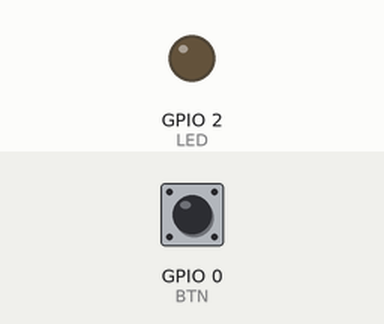
This sketch was run on a simulated ESP32. Parts: output pins drawn as LEDs (lit = HIGH). The inputs (shaded band) are chosen by the test bench; at power-on: GPIO 0 (BTN) HIGH. WiFi joins after 1.5 s; servers stay silent unless stated; I2S audio is not simulated (input reads silence); random numbers use the default seed unless the sketch sets one; no MQTT or app messages arrive unless stated; what the sketch prints to the serial monitor is not drawn.

Above: at 2.7 s.
2.8 s: GPIO 0 (BTN) pulled LOW for 0.15 s
At 2.89 s:
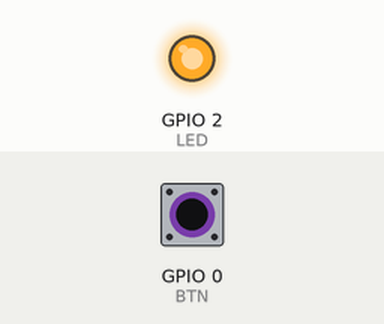
4.4 s: GPIO 0 (BTN) pulled LOW for 3.2 s
At 8.7 s:
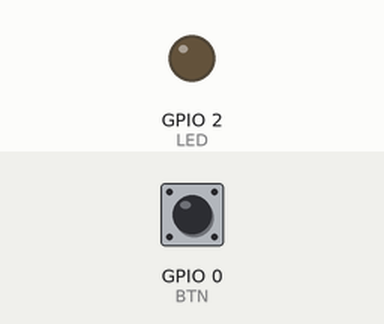
Timing chart, 0 to 10.2 s (numbered marks = the images above; inputs shaded):
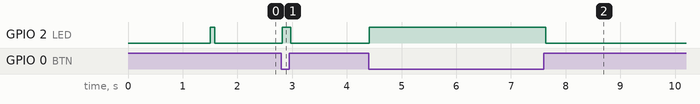

The sketch:

esp32AudioMqtt.ino
```cpp
#include <WiFi.h>
#include <PubSubClient.h>
#include "AudioMqtt.h"
#include "IISAudio.h"
const char* ssid     = "BeeBest";//修改为你的WIFI账号与密码
const char* password = "fengyu0715";
const char* mqtt_server = "124.223.103.23";//这是树莓的MQTT服务器地址

void wifiInit(void)//连接WIFI
{
    WiFi.mode(WIFI_STA);
    WiFi.begin(ssid, password);
    while (WiFi.status() != WL_CONNECTED) {
      delay(500);
      Serial.print(".");
    }
    Serial.println(WiFi.localIP());
}
bool  BtnisPressed(void)//按键是否按下
{
  bool key=digitalRead(BTN);
  if(1==key)
  {
    return 0;
  }
  else
  {
    return 1 ;
  }
}
void setup(void)
{
  Serial.begin(115200);
  wifiInit();

  I2SInit();//I2S初始化
  Serial.println("I2SInit over!");

  pinMode(BTN, INPUT_PULLUP);//按键
  pinMode(LED, OUTPUT);//指示灯
  digitalWrite(LED,HIGH);

  client.setServer(mqtt_server, 1883);//mqtt配置
  client.setCallback(callback);//绑定回调函数
}


bool sendOver=1;//发送完成标志位
bool recOver=0;//接受完成标志位
bool speakOut;//0代表对外讲话，1代表收听

void loop(void)
{
  if (!client.connected()) {//判断是否连接
    reconnect();
  }
  client.loop();
  if(BtnisPressed())//按下按键发射数据
  {
    speakOut=0;
    digitalWrite(LED,HIGH);//发射时开灯
    int samples_read = I2Sread(samples_16bit,128);//读取数据
    covert_bit(samples_16bit,samples_8bit,samples_read);//发送时转换为8位
    sendData(samples_8bit,samples_read);//发射数据
  }
  else
  {
    delay(28);//经过一段延时再判断，接收数据并且播放也需要时间
    speakOut=1;
    if(recOver)
    {
      recOver=0;
      if(digitalRead(LED))//接受数据时闪烁LED
      {
          digitalWrite(LED,LOW);
      }
      else
      {
          digitalWrite(LED,HIGH);
      }
    }
    else
    {
      digitalWrite(LED,LOW);//没有接收到消息，也没有发射，关灯
      i2s_zero_dma_buffer(SPK_I2S_PORT);//清空DMA中缓存的数据，你可以尝试一下不清空（注释这行）是什么效果
    }
  }
}
```

AudioMqtt.cpp
```cpp
#include "AudioMqtt.h"

WiFiClient espClient;
PubSubClient client(espClient);

void callback(char* topic, byte* payload, unsigned int length) {
//  Serial.print("Message arrived [");
//  Serial.print(topic);
//  Serial.print("] ");
//  for (int i = 0; i < length; i++) {
//    Serial.print((char)payload[i]);
//  }

  for (int i = 0; i < length; i++)//接收到信息后转换为16bit，补充左右声道，写入到I2S
  {
    recive_16bit[i] = (payload[i] - 128) << 5;
    output_16bit[i * 2 ] = recive_16bit[i];
    output_16bit[i * 2 + 1] = recive_16bit[i];
  }

  I2Swrite(output_16bit,length);
}
void reconnect() {
  // Loop until we're reconnected
  while (!client.connected()) {
    Serial.print("Attempting MQTT connection...");
    // Create a random client ID
    String clientId = "ESP32Client-";
    clientId += String(random(0xffff), HEX);
    if (client.connect(clientId.c_str())) {
      Serial.println("connected");
      // Once connected, publish an announcement...
      // ... and resubscribe
      client.subscribe(LOCALTOPIC,0);
    } else {
      Serial.print("failed, rc=");
      Serial.print(client.state());
      Serial.println(" try again in 5 seconds");
      // Wait 5 seconds before retrying
      delay(5000);
    }
  }
}
void sendData(const uint8_t  *data, uint16_t len)
{
  if(MQTT_CONNECTED==client.state())
  {
    if(false  == client.publish(PUBTOPIC, data,len,0))
    {
      Serial.println("sendfailed");
    }

  }
  else
  {
    Serial.println("not connect");
  }

}
```

AudioMqtt.h
```cpp
#ifndef _AUDIOMQTT_
#define _AUDIOMQTT_

#include <PubSubClient.h>
#include <WiFi.h>
#include "IISAudio.h"
extern PubSubClient client;

#if 0

#define LOCALTOPIC "ESP32_SENDER"
#define PUBTOPIC   "ESP32_RECVER"

#else

#define LOCALTOPIC "ESP32_RECVER"
#define PUBTOPIC   "ESP32_SENDER"

#endif

void callback(char* topic, byte* payload, unsigned int length);
void reconnect() ;
void sendData(const uint8_t  *data, uint16_t len);

#endif
```

IISAudio.cpp
```cpp
#include "IISAudio.h"

int32_t *samples_32bit;//读出来的原始32位数据，长度128
int16_t *samples_16bit;//转换后的16位数据，长度128
uint8_t *samples_8bit ;//转换后的8位数据，长度128
int16_t *recive_16bit;//接收后转换的16位数据，长度128
int16_t *output_16bit;//发送给扬声器的16位数据，长度256，因为传入数据是双声道所以*2

//mic读取音频配置
const i2s_config_t rec_i2s_config = {
      .mode = i2s_mode_t(I2S_MODE_MASTER | I2S_MODE_RX),
      .sample_rate = SAMPLE_RATE,
      .bits_per_sample = I2S_BITS_PER_SAMPLE_32BIT,
      .channel_format = I2S_CHANNEL_FMT_ONLY_RIGHT,
      .communication_format = i2s_comm_format_t(I2S_COMM_FORMAT_I2S| I2S_COMM_FORMAT_I2S_MSB),
      .intr_alloc_flags = ESP_INTR_FLAG_LEVEL1,
      .dma_buf_count = 2,
      .dma_buf_len = 256,//单位是bits_per_sample
      };
//i2s扬声器播放配置
const i2s_config_t spk_i2s_config = {
      .mode = (i2s_mode_t)(I2S_MODE_MASTER | I2S_MODE_TX),
      .sample_rate = SAMPLE_RATE,
      .bits_per_sample = I2S_BITS_PER_SAMPLE_16BIT,
      .channel_format = I2S_CHANNEL_FMT_RIGHT_LEFT,                           //2-channels
      .communication_format =(i2s_comm_format_t)(I2S_COMM_FORMAT_I2S),
      .intr_alloc_flags = 0,
      .dma_buf_count = 2,
      .dma_buf_len = 256,
};
const i2s_pin_config_t rec_pin_config = {
      .bck_io_num = 4,   // BCKL
      .ws_io_num = 15,    // LRCL
      .data_out_num = -1, // not used (only for speakers)
      .data_in_num = 13   // DOUT
};
const i2s_pin_config_t spk_pin_config = {
      .bck_io_num = 26,
      .ws_io_num = 22,
      .data_out_num = 25,
      .data_in_num = -1   //Not used
};
void I2SInit()
{
  samples_32bit = (int32_t *)malloc(sizeof(int32_t) * 128);
  samples_16bit = (int16_t *)malloc(sizeof(int16_t) * 128);
  samples_8bit =  (uint8_t *)malloc(sizeof(uint8_t) * 128);
  recive_16bit =  (int16_t *)malloc(sizeof(int16_t) * 128);
  output_16bit =  (int16_t *)malloc(2*sizeof(int16_t) * 128);

  esp_err_t err;
  err = i2s_driver_install(REC_I2S_PORT, &rec_i2s_config, 0, NULL);
  CHECK(err);
  err = i2s_set_pin(REC_I2S_PORT, &rec_pin_config);
  CHECK(err);
  err = i2s_driver_install(SPK_I2S_PORT, &spk_i2s_config, 0, NULL);
  CHECK(err);
  err = i2s_set_pin(SPK_I2S_PORT, &spk_pin_config);
  CHECK(err);
  }
int I2Sread(int16_t *samples, int count)// read from i2s
{
    size_t bytes_read = 0;
    if (count>128)
    {
        count = 128;//最少读取128
    }
    i2s_read(REC_I2S_PORT, (char *)samples_32bit, sizeof(int32_t) * count, &bytes_read, portMAX_DELAY);
    int samples_read = bytes_read / sizeof(int32_t);
    for (int i = 0; i < samples_read; i++)
    {
        int32_t temp = samples_32bit[i] >> 11;
        samples[i] = (temp > INT16_MAX) ? INT16_MAX : (temp < -INT16_MAX) ? -INT16_MAX : (int16_t)temp;
    }
    return samples_read;
}
void covert_bit(int16_t *temp_samples_16bit,uint8_t*temp_samples_8bit,uint8_t len )//16位数据转成8位
{
  for(uint8_t i=0;i<len;i++)
  {
    temp_samples_8bit[i]=(temp_samples_16bit[i] + 32768) >> 8;
  }

}
void I2Swrite(int16_t *samples, int count)//数据写入IIS
{
    size_t bytes_written;
    i2s_write(SPK_I2S_PORT, samples, sizeof(uint16_t)*count*2, &bytes_written, portMAX_DELAY);
}
```

IISAudio.h
```cpp
#ifndef _IISAUDIO_
#define _IISAUDIO_

#include <stdint.h>
#include <Arduino.h>
#include <driver/i2s.h>

#define BTN 0
#define LED 2
#define SAMPLE_RATE 16000

#define CHECK(err)   if (err != ESP_OK) {Serial.printf("Failed installing driver: %d\n", err);while (true);}

const i2s_port_t REC_I2S_PORT = I2S_NUM_0;
const i2s_port_t SPK_I2S_PORT = I2S_NUM_1;

extern int32_t *samples_32bit;//读出来的原始32位数据，长度128
extern int16_t *samples_16bit;//转换后的16位数据，长度128
extern uint8_t *samples_8bit ;//转换后的8位数据，长度128
extern int16_t *recive_16bit;//接收后转换的16位数据，长度128
extern int16_t *output_16bit;//发送给扬声器的16位数据，长度256

void I2SInit();
int I2Sread(int16_t *samples, int count);
void covert_bit(int16_t *temp_samples_16bit,uint8_t*temp_samples_8bit,uint8_t len );
void I2Swrite(int16_t *samples, int count);

#endif
```

Measured:
- after the input at 2.8 s, GPIO 2 (LED): LOW → HIGH at once, → LOW 0.16 s later
- after the input at 4.4 s, GPIO 2 (LED): LOW → HIGH at once, → LOW 3.2 s later
